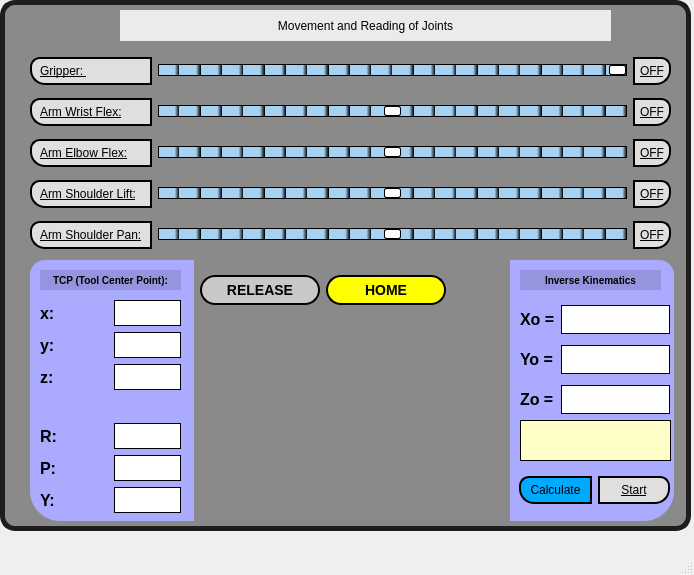
<?xml version="1.0" encoding="UTF-8"?>
<ui version="4.0">
 <class>MainWindow</class>
 <widget class="QMainWindow" name="MainWindow">
  <property name="geometry">
   <rect>
    <x>0</x>
    <y>0</y>
    <width>694</width>
    <height>575</height>
   </rect>
  </property>
  <property name="windowTitle">
   <string>MainWindow</string>
  </property>
  <widget class="QWidget" name="centralwidget">
   <widget class="QWidget" name="widget" native="true">
    <property name="geometry">
     <rect>
      <x>0</x>
      <y>-10</y>
      <width>691</width>
      <height>551</height>
     </rect>
    </property>
    <property name="cursor">
     <cursorShape>CrossCursor</cursorShape>
    </property>
    <property name="styleSheet">
     <string notr="true"/>
    </property>
    <widget class="QWidget" name="gridLayoutWidget">
     <property name="geometry">
      <rect>
       <x>30</x>
       <y>60</y>
       <width>641</width>
       <height>211</height>
      </rect>
     </property>
     <layout class="QGridLayout" name="gridLayout">
      <item row="1" column="1">
       <widget class="QSlider" name="Wrist">
        <property name="cursor">
         <cursorShape>SizeHorCursor</cursorShape>
        </property>
        <property name="styleSheet">
         <string notr="true">QSlider::groove:horizontal {
	background-color: qlineargradient(spread:repeat, x1:0, y1:0.534, x2:0.0454091, y2:0.534, stop:0.784091 rgba(167, 209, 241, 255), stop:1 rgba(0, 0, 0, 255));
	height: 10px;
	border: 1px solid black;
    }
QSlider::handle:horizontal {
	background-color: white;
    border: 1px solid;
    height: 20px;
    width: 15px;
    margin: 0px 0px;
	border-radius:2px;
    }
</string>
        </property>
        <property name="minimum">
         <number>-180</number>
        </property>
        <property name="maximum">
         <number>180</number>
        </property>
        <property name="orientation">
         <enum>Qt::Horizontal</enum>
        </property>
       </widget>
      </item>
      <item row="3" column="1">
       <widget class="QSlider" name="Shoulder">
        <property name="cursor">
         <cursorShape>SizeHorCursor</cursorShape>
        </property>
        <property name="styleSheet">
         <string notr="true">QSlider::groove:horizontal {
	background-color: qlineargradient(spread:repeat, x1:0, y1:0.534, x2:0.0454091, y2:0.534, stop:0.784091 rgba(167, 209, 241, 255), stop:1 rgba(0, 0, 0, 255));
	height: 10px;
	border: 1px solid black;
    }
QSlider::handle:horizontal {
	background-color: white;
    border: 1px solid;
    height: 20px;
    width: 15px;
    margin: 0px 0px;
	border-radius:2px;
    }
</string>
        </property>
        <property name="minimum">
         <number>-200</number>
        </property>
        <property name="maximum">
         <number>200</number>
        </property>
        <property name="orientation">
         <enum>Qt::Horizontal</enum>
        </property>
       </widget>
      </item>
      <item row="2" column="1">
       <widget class="QSlider" name="Elbow">
        <property name="cursor">
         <cursorShape>SizeHorCursor</cursorShape>
        </property>
        <property name="styleSheet">
         <string notr="true">QSlider::groove:horizontal {
	background-color: qlineargradient(spread:repeat, x1:0, y1:0.534, x2:0.0454091, y2:0.534, stop:0.784091 rgba(167, 209, 241, 255), stop:1 rgba(0, 0, 0, 255));
	height: 10px;
	border: 1px solid black;
    }
QSlider::handle:horizontal {
	background-color: white;
    border: 1px solid;
    height: 20px;
    width: 15px;
    margin: 0px 0px;
	border-radius:2px;
    }
</string>
        </property>
        <property name="minimum">
         <number>-250</number>
        </property>
        <property name="maximum">
         <number>250</number>
        </property>
        <property name="orientation">
         <enum>Qt::Horizontal</enum>
        </property>
       </widget>
      </item>
      <item row="4" column="1">
       <widget class="QSlider" name="Pan">
        <property name="cursor">
         <cursorShape>SizeHorCursor</cursorShape>
        </property>
        <property name="styleSheet">
         <string notr="true">QSlider::groove:horizontal {
	background-color: qlineargradient(spread:repeat, x1:0, y1:0.534, x2:0.0454091, y2:0.534, stop:0.784091 rgba(167, 209, 241, 255), stop:1 rgba(0, 0, 0, 255));
	height: 10px;
	border: 1px solid black;
    }
QSlider::handle:horizontal {
	background-color: white;
    border: 1px solid;
    height: 20px;
    width: 15px;
    margin: 0px 0px;
	border-radius:2px;
    }
</string>
        </property>
        <property name="minimum">
         <number>-260</number>
        </property>
        <property name="maximum">
         <number>260</number>
        </property>
        <property name="orientation">
         <enum>Qt::Horizontal</enum>
        </property>
       </widget>
      </item>
      <item row="0" column="0">
       <widget class="QLabel" name="LabelGripper">
        <property name="styleSheet">
         <string notr="true">QLabel{
	font: 75 9pt &quot;Times New Roman&quot;;
	text-decoration: underline;
	background-color: rgb(223, 223, 223);
	border: 1.5px solid black;
	border-top-left-radius :10px;
	border-bottom-left-radius : 15px;
	min-width: 10em;
	padding: 5px;
}</string>
        </property>
        <property name="text">
         <string>Gripper: </string>
        </property>
       </widget>
      </item>
      <item row="1" column="0">
       <widget class="QLabel" name="LabelWrist">
        <property name="styleSheet">
         <string notr="true">QLabel{
	font: 75 9pt &quot;Times New Roman&quot;;
	text-decoration: underline;
	background-color: rgb(223, 223, 223);
	border: 1.5px solid black;
	border-top-left-radius :10px;
	border-bottom-left-radius : 15px;
	min-width: 8em;
	padding: 5px;
}</string>
        </property>
        <property name="text">
         <string>Arm Wrist Flex:</string>
        </property>
       </widget>
      </item>
      <item row="3" column="0">
       <widget class="QLabel" name="LabelShoulder">
        <property name="styleSheet">
         <string notr="true">QLabel{
	font: 75 9pt &quot;Times New Roman&quot;;
	text-decoration: underline;
	background-color: rgb(223, 223, 223);
	border: 1.5px solid black;
	border-top-left-radius :10px;
	border-bottom-left-radius : 15px;
	min-width: 8em;
	padding: 5px;
}</string>
        </property>
        <property name="text">
         <string>Arm Shoulder Lift:</string>
        </property>
       </widget>
      </item>
      <item row="4" column="0">
       <widget class="QLabel" name="LabelPan">
        <property name="styleSheet">
         <string notr="true">QLabel{
	font: 75 9pt &quot;Times New Roman&quot;;
	text-decoration: underline;
	background-color: rgb(223, 223, 223);
	border: 1.5px solid black;
	border-top-left-radius :10px;
	border-bottom-left-radius : 15px;
	min-width: 8em;
	padding: 5px;
}</string>
        </property>
        <property name="text">
         <string>Arm Shoulder Pan:</string>
        </property>
       </widget>
      </item>
      <item row="0" column="1">
       <widget class="QSlider" name="Gripper">
        <property name="cursor">
         <cursorShape>SizeHorCursor</cursorShape>
        </property>
        <property name="mouseTracking">
         <bool>false</bool>
        </property>
        <property name="autoFillBackground">
         <bool>false</bool>
        </property>
        <property name="styleSheet">
         <string notr="true">QSlider::groove:horizontal {
	background-color: qlineargradient(spread:repeat, x1:0, y1:0.534, x2:0.0454091, y2:0.534, stop:0.784091 rgba(167, 209, 241, 255), stop:1 rgba(0, 0, 0, 255));
	height: 10px;
	border: 1px solid black;
    }
QSlider::handle:horizontal {
	background-color: white;
    border: 1px solid;
    height: 20px;
    width: 15px;
    margin: 0px 0px;
	border-radius:2px;
    }
</string>
        </property>
        <property name="minimum">
         <number>-260</number>
        </property>
        <property name="maximum">
         <number>0</number>
        </property>
        <property name="orientation">
         <enum>Qt::Horizontal</enum>
        </property>
       </widget>
      </item>
      <item row="1" column="2">
       <widget class="QPushButton" name="ButtonWrist">
        <property name="styleSheet">
         <string notr="true">QPushButton{
	font: 81 8pt &quot;Rockwell Extra Bold&quot;;
	text-decoration: underline;
	border: 1.5px solid black;
    border-top-right-radius :10px;
	border-bottom-right-radius : 15px;
    min-width: 1em;
    padding: 5px;
	background-color: rgb(223, 223, 223);
}
QPushButton:pressed {
    border-style: inset;
}</string>
        </property>
        <property name="text">
         <string>OFF</string>
        </property>
       </widget>
      </item>
      <item row="2" column="2">
       <widget class="QPushButton" name="ButtonElbow">
        <property name="styleSheet">
         <string notr="true">QPushButton{
	font: 81 8pt &quot;Rockwell Extra Bold&quot;;
	text-decoration: underline;
	border: 1.5px solid black;
    border-top-right-radius :10px;
	border-bottom-right-radius : 15px;
    min-width: 1em;
    padding: 5px;
	background-color: rgb(223, 223, 223);
}
QPushButton:pressed {
    border-style: inset;
}</string>
        </property>
        <property name="text">
         <string>OFF</string>
        </property>
       </widget>
      </item>
      <item row="3" column="2">
       <widget class="QPushButton" name="ButtonShoulder">
        <property name="styleSheet">
         <string notr="true">QPushButton{
	font: 81 8pt &quot;Rockwell Extra Bold&quot;;
	text-decoration: underline;
	border: 1.5px solid black;
    border-top-right-radius :10px;
	border-bottom-right-radius : 15px;
    min-width: 1em;
    padding: 5px;
	background-color: rgb(223, 223, 223);
}
QPushButton:pressed {
    border-style: inset;
}</string>
        </property>
        <property name="text">
         <string>OFF</string>
        </property>
       </widget>
      </item>
      <item row="4" column="2">
       <widget class="QPushButton" name="ButtonPan">
        <property name="styleSheet">
         <string notr="true">QPushButton{
	font: 81 8pt &quot;Rockwell Extra Bold&quot;;
	text-decoration: underline;
	border: 1.5px solid black;
    border-top-right-radius :10px;
	border-bottom-right-radius : 15px;
    min-width: 1em;
    padding: 5px;
	background-color: rgb(223, 223, 223);
}
QPushButton:pressed {
    border-style: inset;
}</string>
        </property>
        <property name="text">
         <string>OFF</string>
        </property>
       </widget>
      </item>
      <item row="2" column="0">
       <widget class="QLabel" name="LabelElbow">
        <property name="styleSheet">
         <string notr="true">QLabel{
	font: 75 9pt &quot;Times New Roman&quot;;
	text-decoration: underline;
	background-color: rgb(223, 223, 223);
	border: 1.5px solid black;
	border-top-left-radius :10px;
	border-bottom-left-radius : 15px;
	min-width: 8em;
	padding: 5px;
}</string>
        </property>
        <property name="text">
         <string>Arm Elbow Flex:</string>
        </property>
       </widget>
      </item>
      <item row="0" column="2">
       <widget class="QPushButton" name="ButtonGrip">
        <property name="styleSheet">
         <string notr="true">QPushButton{
	font: 81 8pt &quot;Rockwell Extra Bold&quot;;
	text-decoration: underline;
	border: 1.5px solid black;
    border-top-right-radius :10px;
	border-bottom-right-radius : 15px;
    min-width: 1em;
    padding: 5px;
	background-color: rgb(223, 223, 223);
}
QPushButton:pressed {
    border-style: inset;
}</string>
        </property>
        <property name="text">
         <string>OFF</string>
        </property>
        <property name="autoDefault">
         <bool>false</bool>
        </property>
        <property name="flat">
         <bool>false</bool>
        </property>
       </widget>
      </item>
     </layout>
    </widget>
    <widget class="QLabel" name="label">
     <property name="geometry">
      <rect>
       <x>120</x>
       <y>20</y>
       <width>491</width>
       <height>31</height>
      </rect>
     </property>
     <property name="layoutDirection">
      <enum>Qt::LeftToRight</enum>
     </property>
     <property name="styleSheet">
      <string notr="true">font: 87 18pt &quot;Segoe UI Black&quot;;
background-color: rgb(235, 235, 235);
border-color: rgb(165, 165, 165);
</string>
     </property>
     <property name="text">
      <string>Movement and Reading of Joints</string>
     </property>
     <property name="alignment">
      <set>Qt::AlignCenter</set>
     </property>
    </widget>
    <widget class="QWidget" name="gridLayoutWidget_2">
     <property name="geometry">
      <rect>
       <x>200</x>
       <y>270</y>
       <width>246</width>
       <height>61</height>
      </rect>
     </property>
     <layout class="QGridLayout" name="gridLayout_2">
      <item row="0" column="0">
       <widget class="QPushButton" name="ReEna">
        <property name="styleSheet">
         <string notr="true">QPushButton{
    background-color: rgb(200, 200, 200);
    border: 1.5px solid black;
    border-radius :15px;
    font: bold 14px;
    min-width: 3em;
    padding: 5px;
}
QPushButton:pressed {
    border-style: inset;
	background-color: rgb(224, 0, 0);
	border: 2px solid white;
	color: white;
}



</string>
        </property>
        <property name="text">
         <string>RELEASE</string>
        </property>
       </widget>
      </item>
      <item row="0" column="1">
       <widget class="QPushButton" name="Home">
        <property name="styleSheet">
         <string notr="true">QPushButton{
    background-color: rgb(255, 255, 0);
    border: 1.5px solid black;
    border-radius :15px;
    font: bold 14px;
    min-width: 3em;
    padding: 5px;
}
QPushButton:pressed {
    border-style: inset;
	background-color: rgb(255, 170, 0);
	border: 2px solid white;
	color: red;
}



</string>
        </property>
        <property name="text">
         <string>HOME</string>
        </property>
       </widget>
      </item>
     </layout>
    </widget>
    <widget class="QWidget" name="widget_2" native="true">
     <property name="geometry">
      <rect>
       <x>30</x>
       <y>270</y>
       <width>164</width>
       <height>261</height>
      </rect>
     </property>
     <property name="styleSheet">
      <string notr="true">background-color: rgb(170, 170, 255);
border-top-left-radius :15px;
border-bottom-left-radius : 30px;</string>
     </property>
     <widget class="QWidget" name="gridLayoutWidget_3">
      <property name="geometry">
       <rect>
        <x>10</x>
        <y>40</y>
        <width>141</width>
        <height>213</height>
       </rect>
      </property>
      <layout class="QGridLayout" name="gridLayout_3">
       <item row="2" column="0">
        <widget class="QLabel" name="label_5">
         <property name="styleSheet">
          <string notr="true">font: bold 16px;
background-color: rgb(170, 170, 255);</string>
         </property>
         <property name="text">
          <string>z:</string>
         </property>
        </widget>
       </item>
       <item row="3" column="0">
        <widget class="QLabel" name="label_9">
         <property name="styleSheet">
          <string notr="true">background-color: rgb(170, 170, 255);</string>
         </property>
         <property name="text">
          <string/>
         </property>
        </widget>
       </item>
       <item row="0" column="0">
        <widget class="QLabel" name="label_2">
         <property name="styleSheet">
          <string notr="true">font: bold 16px;
background-color: rgb(170, 170, 255);</string>
         </property>
         <property name="text">
          <string>x:</string>
         </property>
        </widget>
       </item>
       <item row="1" column="0">
        <widget class="QLabel" name="label_4">
         <property name="styleSheet">
          <string notr="true">font: bold 16px;
background-color: rgb(170, 170, 255);</string>
         </property>
         <property name="text">
          <string>y:</string>
         </property>
        </widget>
       </item>
       <item row="3" column="1">
        <widget class="QLabel" name="label_11">
         <property name="text">
          <string/>
         </property>
        </widget>
       </item>
       <item row="0" column="1">
        <widget class="QLabel" name="Directa_X">
         <property name="styleSheet">
          <string notr="true">font: bold 16px;
background-color: rgb(255, 255, 255);
min-width: 5em;
padding: 3px;
border: 1px solid black;</string>
         </property>
         <property name="text">
          <string/>
         </property>
        </widget>
       </item>
       <item row="2" column="1">
        <widget class="QLabel" name="Directa_Z">
         <property name="styleSheet">
          <string notr="true">font: bold 16px;
background-color: rgb(255, 255, 255);
min-width: 5em;
padding: 3px;
border: 1px solid black;</string>
         </property>
         <property name="text">
          <string/>
         </property>
        </widget>
       </item>
       <item row="1" column="1">
        <widget class="QLabel" name="Directa_Y">
         <property name="styleSheet">
          <string notr="true">font: bold 16px;
background-color: rgb(255, 255, 255);
min-width: 5em;
padding: 3px;
border: 1px solid black;</string>
         </property>
         <property name="text">
          <string/>
         </property>
        </widget>
       </item>
       <item row="4" column="0">
        <widget class="QLabel" name="label_3">
         <property name="styleSheet">
          <string notr="true">font: bold 16px;
background-color: rgb(170, 170, 255);</string>
         </property>
         <property name="text">
          <string>R:</string>
         </property>
        </widget>
       </item>
       <item row="4" column="1">
        <widget class="QLabel" name="Directa_Roll">
         <property name="styleSheet">
          <string notr="true">font: bold 16px;
background-color: rgb(255, 255, 255);
min-width: 5em;
padding: 3px;
border: 1px solid black;</string>
         </property>
         <property name="text">
          <string/>
         </property>
        </widget>
       </item>
       <item row="5" column="0">
        <widget class="QLabel" name="label_7">
         <property name="styleSheet">
          <string notr="true">font: bold 16px;
background-color: rgb(170, 170, 255);</string>
         </property>
         <property name="text">
          <string>P:</string>
         </property>
        </widget>
       </item>
       <item row="5" column="1">
        <widget class="QLabel" name="Directa_Pitch">
         <property name="styleSheet">
          <string notr="true">font: bold 16px;
background-color: rgb(255, 255, 255);
min-width: 5em;
padding: 3px;
border: 1px solid black;</string>
         </property>
         <property name="text">
          <string/>
         </property>
        </widget>
       </item>
       <item row="6" column="0">
        <widget class="QLabel" name="label_6">
         <property name="styleSheet">
          <string notr="true">font: bold 16px;
background-color: rgb(170, 170, 255);</string>
         </property>
         <property name="text">
          <string>Y:</string>
         </property>
        </widget>
       </item>
       <item row="6" column="1">
        <widget class="QLabel" name="Directa_Yawl">
         <property name="styleSheet">
          <string notr="true">font: bold 16px;
background-color: rgb(255, 255, 255);
min-width: 5em;
padding: 3px;
border: 1px solid black;</string>
         </property>
         <property name="text">
          <string/>
         </property>
        </widget>
       </item>
      </layout>
     </widget>
     <widget class="QLabel" name="label_8">
      <property name="geometry">
       <rect>
        <x>10</x>
        <y>10</y>
        <width>141</width>
        <height>20</height>
       </rect>
      </property>
      <property name="styleSheet">
       <string notr="true">font: bold 10px;
background-color: rgb(149, 149, 223);</string>
      </property>
      <property name="text">
       <string>TCP (Tool Center Point):</string>
      </property>
      <property name="alignment">
       <set>Qt::AlignCenter</set>
      </property>
     </widget>
    </widget>
    <widget class="QLabel" name="label_10">
     <property name="geometry">
      <rect>
       <x>230</x>
       <y>380</y>
       <width>191</width>
       <height>111</height>
      </rect>
     </property>
     <property name="text">
      <string/>
     </property>
     <property name="pixmap">
      <pixmap>large.png</pixmap>
     </property>
     <property name="scaledContents">
      <bool>true</bool>
     </property>
    </widget>
    <widget class="QWidget" name="widget_3" native="true">
     <property name="geometry">
      <rect>
       <x>510</x>
       <y>270</y>
       <width>164</width>
       <height>261</height>
      </rect>
     </property>
     <property name="styleSheet">
      <string notr="true">background-color: rgb(170, 170, 255);
border-top-right-radius :15px;
border-bottom-right-radius : 30px;</string>
     </property>
     <widget class="QWidget" name="gridLayoutWidget_4">
      <property name="geometry">
       <rect>
        <x>10</x>
        <y>40</y>
        <width>150</width>
        <height>121</height>
       </rect>
      </property>
      <layout class="QGridLayout" name="gridLayout_4">
       <item row="2" column="1">
        <widget class="QLineEdit" name="Inverse_Z">
         <property name="styleSheet">
          <string notr="true">font: bold 16px;
background-color: rgb(255, 255, 255);
min-width: 5em;
padding: 3px;
border: 1px solid black;</string>
         </property>
        </widget>
       </item>
       <item row="1" column="1">
        <widget class="QLineEdit" name="Inverse_Y">
         <property name="styleSheet">
          <string notr="true">font: bold 16px;
background-color: rgb(255, 255, 255);
min-width: 5em;
padding: 3px;
border: 1px solid black;</string>
         </property>
        </widget>
       </item>
       <item row="0" column="0">
        <widget class="QLabel" name="label_14">
         <property name="styleSheet">
          <string notr="true">font: bold 16px;
background-color: rgb(170, 170, 255);</string>
         </property>
         <property name="text">
          <string>Xo =</string>
         </property>
        </widget>
       </item>
       <item row="2" column="0">
        <widget class="QLabel" name="label_12">
         <property name="styleSheet">
          <string notr="true">font: bold 16px;
background-color: rgb(170, 170, 255);</string>
         </property>
         <property name="text">
          <string>Zo =</string>
         </property>
        </widget>
       </item>
       <item row="1" column="0">
        <widget class="QLabel" name="label_15">
         <property name="styleSheet">
          <string notr="true">font: bold 16px;
background-color: rgb(170, 170, 255);</string>
         </property>
         <property name="text">
          <string>Yo =</string>
         </property>
        </widget>
       </item>
       <item row="0" column="1">
        <widget class="QLineEdit" name="Inverse_X">
         <property name="styleSheet">
          <string notr="true">font: bold 16px;
background-color: rgb(255, 255, 255);
min-width: 4em;
padding: 3px;
border: 1px solid black;</string>
         </property>
        </widget>
       </item>
      </layout>
     </widget>
     <widget class="QLabel" name="label_20">
      <property name="geometry">
       <rect>
        <x>10</x>
        <y>10</y>
        <width>141</width>
        <height>20</height>
       </rect>
      </property>
      <property name="styleSheet">
       <string notr="true">font: bold 10px;
background-color: rgb(149, 149, 223);</string>
      </property>
      <property name="text">
       <string>Inverse Kinematics</string>
      </property>
      <property name="alignment">
       <set>Qt::AlignCenter</set>
      </property>
     </widget>
     <widget class="QWidget" name="gridLayoutWidget_5">
      <property name="geometry">
       <rect>
        <x>9</x>
        <y>199</y>
        <width>151</width>
        <height>62</height>
       </rect>
      </property>
      <layout class="QGridLayout" name="gridLayout_5">
       <item row="0" column="0">
        <widget class="QPushButton" name="Calculate">
         <property name="styleSheet">
          <string notr="true">QPushButton{
	font: 81 7pt &quot;Rockwell Extra Bold&quot;;
	border: 1.5px solid black;
    border-top-left-radius :10px;
	border-bottom-left-radius : 15px;
    min-width: 1em;
    padding: 5px;
	background-color: rgb(0, 170, 255);
}
QPushButton:pressed {
    border-style: inset;
	background-color: rgb(255, 170, 0);
	border: 2px solid white;
	color: red;
}</string>
         </property>
         <property name="text">
          <string>Calculate</string>
         </property>
        </widget>
       </item>
       <item row="0" column="1">
        <widget class="QPushButton" name="Star">
         <property name="styleSheet">
          <string notr="true">QPushButton{
	font: 81 8pt &quot;Rockwell Extra Bold&quot;;
	text-decoration: underline;
	border: 1.5px solid black;
    border-top-right-radius :10px;
	border-bottom-right-radius : 15px;
    min-width: 1em;
    padding: 5px;
	background-color: rgb(223, 223, 223);
}
QPushButton:pressed {
    border-style: inset;
	background-color: rgb(255, 170, 0);
	border: 2px solid white;
	color: red;
}</string>
         </property>
         <property name="text">
          <string>Start</string>
         </property>
        </widget>
       </item>
      </layout>
     </widget>
     <widget class="QWidget" name="verticalLayoutWidget">
      <property name="geometry">
       <rect>
        <x>10</x>
        <y>160</y>
        <width>151</width>
        <height>41</height>
       </rect>
      </property>
      <layout class="QVBoxLayout" name="verticalLayout_2">
       <item>
        <widget class="QLabel" name="Advertencia">
         <property name="styleSheet">
          <string notr="true">font: bold 10px;
background-color: rgb(255, 254, 201);
min-width: 1em;
padding: 2px;
border: 1px solid black;
</string>
         </property>
         <property name="text">
          <string/>
         </property>
         <property name="scaledContents">
          <bool>true</bool>
         </property>
         <property name="alignment">
          <set>Qt::AlignLeading|Qt::AlignLeft|Qt::AlignTop</set>
         </property>
        </widget>
       </item>
      </layout>
     </widget>
    </widget>
    <widget class="QLabel" name="label_13">
     <property name="geometry">
      <rect>
       <x>0</x>
       <y>10</y>
       <width>691</width>
       <height>531</height>
      </rect>
     </property>
     <property name="styleSheet">
      <string notr="true">background-color: rgb(138, 138, 138);
border-radius:15px;
border: 5px solid rgb(29, 29, 29);
</string>
     </property>
     <property name="text">
      <string/>
     </property>
    </widget>
    <zorder>label_13</zorder>
    <zorder>gridLayoutWidget</zorder>
    <zorder>label</zorder>
    <zorder>gridLayoutWidget_2</zorder>
    <zorder>widget_2</zorder>
    <zorder>label_10</zorder>
    <zorder>widget_3</zorder>
   </widget>
  </widget>
  <widget class="QMenuBar" name="menubar">
   <property name="geometry">
    <rect>
     <x>0</x>
     <y>0</y>
     <width>694</width>
     <height>21</height>
    </rect>
   </property>
  </widget>
  <widget class="QStatusBar" name="statusbar"/>
 </widget>
 <resources/>
 <connections/>
</ui>
